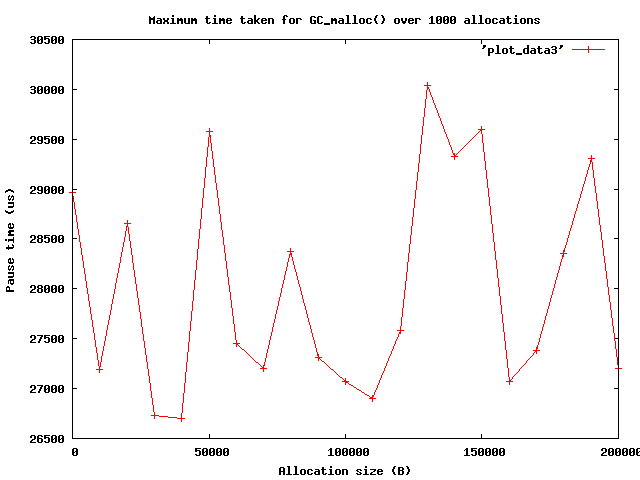

This figure's gnuplot source:
 set terminal png
 set output "plot3.png"
 set title "Maximum time taken for GC_malloc() over 1000 allocations"
 set xlabel "Allocation size (B)"
 set ylabel "Pause time (us)"
 #set xrange [-2:2]
 #set yrange [-10:10]
 set zeroaxis
 #plot 'plot_data3' with yerrorbars
 plot 'plot_data3' with linespoints
 # data for no GC
 # 1000 allocations per iteration
 # allocation size (B) pause time (us)
 # end of test no GC
